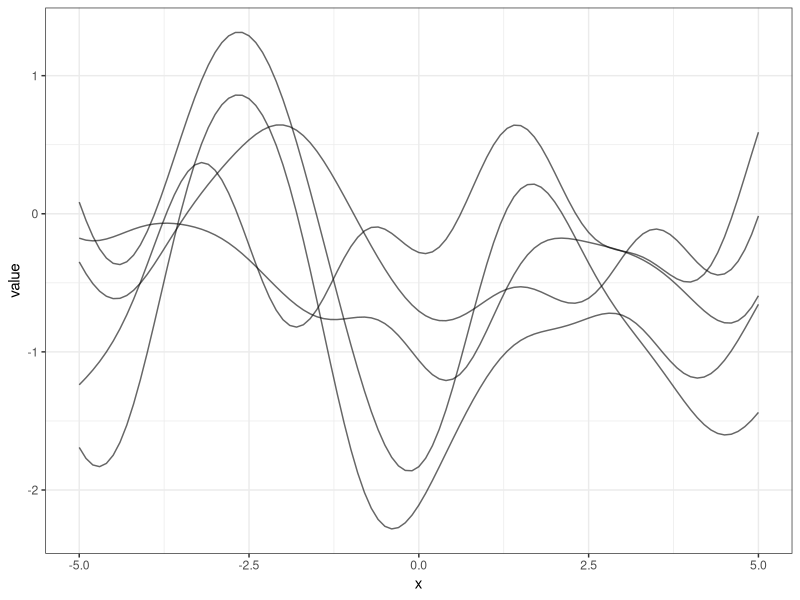
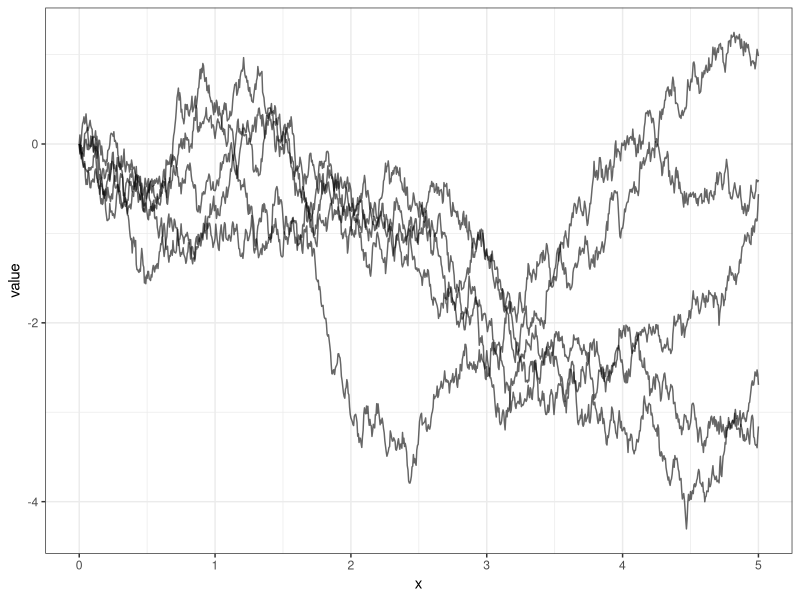
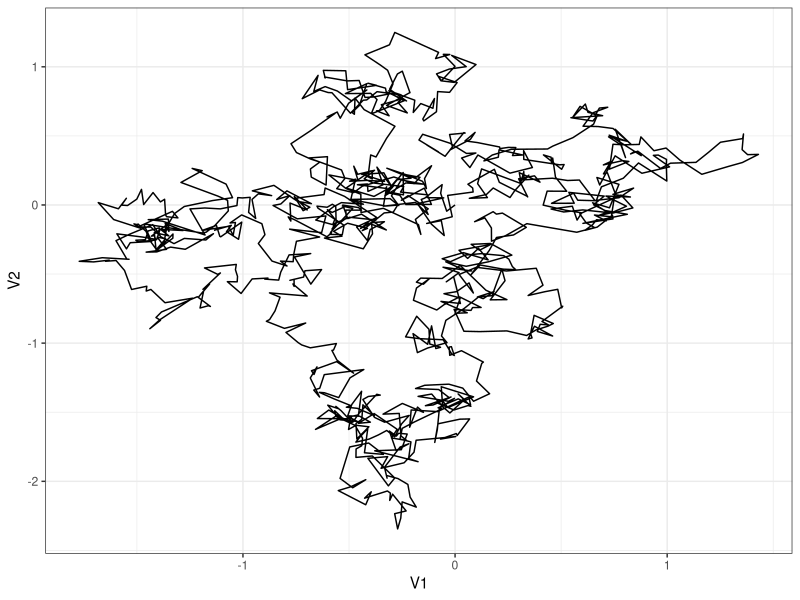
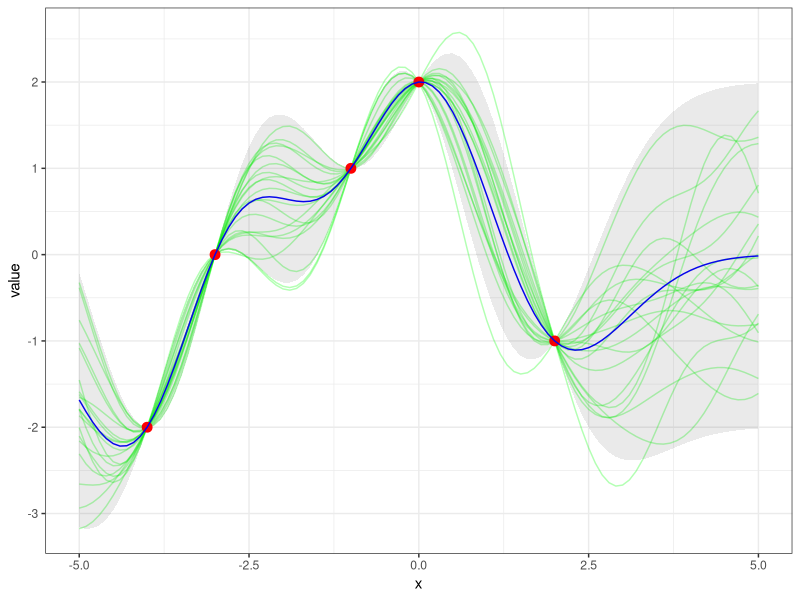

These figures' R source, in order:
## ---- chunk 1
require(knitr)
require(MASS)

require(data.table)
require(reshape2)

require(ggplot2)
## ---- chunk 2

squared.exp <- function(x,y,l=1) {
  exp(-0.5* (norm(x-y, type="2")/l)^2)
}

Sigma <- function(x1, x2, cov.fun=squared.exp) {
  n1 <- length(x1)
  n2 <- length(x2)
  S <- matrix(rep(0, n1*n2), nrow=n1)
  for (i in 1:n1) {
    for (j in 1:n2) {
      S[i,j] <- cov.fun(x1[i],x2[j]) }}
  S
}

melted.simulations <- function(x.star, sim.number, ms, S) {
  sims <- cbind(data.table(x=x.star), t(mvrnorm(sim.number, ms, S)))
  melt(sims, id=1)
}

gg.simulations <- function(melted.sims) {
  ggplot() +
      geom_line(data = melted.sims, aes(x=x,y=value,
                    group=factor(variable)), alpha=.6) +
          theme_bw()

}


## ---- chunk 3
x.star <- seq(-5,5,0.1)
sim.number <- 5
S <- Sigma(x.star,x.star)
msims <- melted.simulations(x.star, sim.number,
                            rep(0, length(x.star)), S)
gg.simulations(msims)
## ---- chunk 4
brow <- function(x1,x2) {
  min(x1,x2)
}

x.star <- seq(0, 5, 0.005)
S <- Sigma(x.star, x.star, brow)
ms <- rep(0, length(x.star))
msims <- melted.simulations(x.star, sim.number, ms, S)
gg.simulations(msims)

bm <- data.table(t(mvrnorm(2, rep(0, length(x.star)), S)))
ggplot(bm, aes(V1,V2))+
    geom_path() + theme_bw()
## ---- chunk 5

y.predict <- function(x, y, x.star, cov.fun, sigma=0) {
  K <- Sigma(x,x)
  I <- diag(length(x))
  K.star <- Sigma(x.star, x)
  K.star %*% solve(K+sigma^2*I) %*% y
}

cov.predict <- function(x, y, x.star, cov.fun, sigma=0) {
  K <- Sigma(x,x)
  I <- diag(length(x))
  K.star <- Sigma(x.star, x)
  K.star.star <- Sigma(x.star, x.star)
  K.star.star - K.star %*% solve(K+sigma^2*I) %*% t(K.star)
}

gg.simulations2 <- function(x, y, x.star, cov.fun, sim.number, sigma=0) {
  observations <- data.table(x, y)
  y.star.bar <- y.predict(x, y, x.star, cov.fun, sigma)[,1]
  predictors <- data.table(x=x.star, y=y.star.bar)
  S <- cov.predict(x, y, x.star, cov.fun, sigma)
  ms <- y.star.bar
  msims <- melted.simulations(x.star, sim.number, ms, S)
  d <- abs(diag(S))
  predictors$sigma <- sqrt(d)
  
  ggplot() +
      geom_line(data = msims, aes(x=x, y=value,
                    group=factor(variable)), alpha=.3, colour="green") +
          geom_point(data=observations,
                     aes(x,y), size=3, colour="red")+
              geom_line(data=predictors, aes(x, y), colour='blue') +
                  geom_ribbon(data=predictors,
                              aes(x, ymax=y+2*sigma,
                                  ymin=y-2*sigma), alpha=0.1)+
                      theme_bw()
}    

x <- c(-4,-3,-1,0,2)
y <- c(-2,0, 1, 2, -1)
x.star <- seq(-5,5,0.1)
sim.number <- 20
cov.fun <- squared.exp;

gg.simulations2(x, y, x.star, cov.fun, sim.number)
